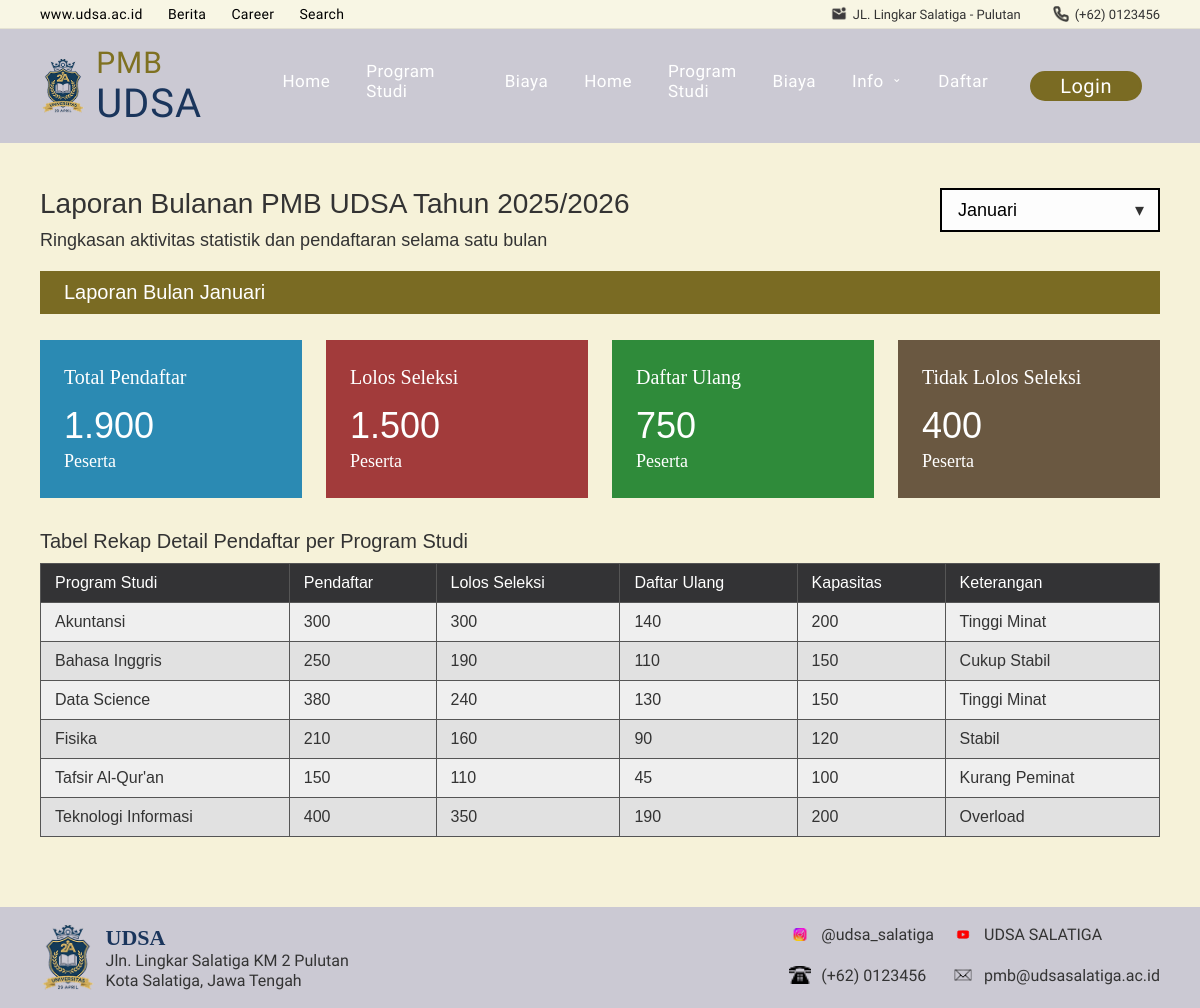
Page /berita.php on the committed database.
### tables this page shows
CREATE TABLE `laporan_bulanan` (
  `id` int(11) NOT NULL,
  `tahun_akademik` varchar(9) NOT NULL,
  `bulan` tinyint(4) NOT NULL,
  `tahun` year(4) NOT NULL,
  `total_pendaftar` int(11) NOT NULL DEFAULT 0,
  `total_lolos` int(11) NOT NULL DEFAULT 0,
  `total_daftar_ulang` int(11) NOT NULL DEFAULT 0,
  `total_tidak_lolos` int(11) NOT NULL DEFAULT 0,
  `created_at` timestamp NOT NULL DEFAULT current_timestamp(),
  `updated_at` timestamp NOT NULL DEFAULT current_timestamp() ON UPDATE current_timestamp()
);

CREATE TABLE `laporan_bulanan_prodi` (
  `id` int(11) NOT NULL,
  `laporan_bulanan_id` int(11) NOT NULL,
  `nama_prodi` varchar(100) NOT NULL,
  `pendaftar` int(11) NOT NULL DEFAULT 0,
  `lolos_seleksi` int(11) NOT NULL DEFAULT 0,
  `daftar_ulang` int(11) NOT NULL DEFAULT 0,
  `kapasitas` int(11) NOT NULL DEFAULT 0,
  `keterangan` varchar(100) DEFAULT NULL,
  `created_at` timestamp NOT NULL DEFAULT current_timestamp(),
  `updated_at` timestamp NOT NULL DEFAULT current_timestamp() ON UPDATE current_timestamp()
);

### berita.php (the view, shortened to what this page needs)
<?php
$host = "localhost";
$user = "root";
$pass = "";
$db   = "pmb_udsa";
$mysqli = new mysqli($host, $user, $pass, $db);
$tahun_akademik_default = "2025/2026";
$tahun_default = 2026;
$bulan_map = [
    1  => "Januari",
    2  => "Februari",
    3  => "Maret",
    4  => "April",
    5  => "Mei",
    6  => "Juni",
    7  => "Juli",
    8  => "Agustus",
    9  => "September",
    10 => "Oktober",
    11 => "November",
    12 => "Desember"
];
$bulan_pilih = isset($_GET['bulan']) ? (int)$_GET['bulan'] : 1;
$stmt = $mysqli->prepare("
    SELECT * FROM laporan_bulanan
    WHERE tahun_akademik = ? AND bulan = ? AND tahun = ?
    LIMIT 1
");
$stmt->bind_param("sii", $tahun_akademik_default, $bulan_pilih, $tahun_default);
$stmt->execute();
$laporan_result = $stmt->get_result();
$laporan = $laporan_result->fetch_assoc();
$total_pendaftar    = $laporan ? (int)$laporan['total_pendaftar'] : 0;
$total_lolos        = $laporan ? (int)$laporan['total_lolos'] : 0;
$total_daftar_ulang = $laporan ? (int)$laporan['total_daftar_ulang'] : 0;
$total_tidak_lolos  = $laporan ? (int)$laporan['total_tidak_lolos'] : 0;
$laporan_id = $laporan ? (int)$laporan['id'] : 0;
$detail_rows = [];
if ($laporan_id > 0) {
    $stmt2 = $mysqli->prepare("
        SELECT * FROM laporan_bulanan_prodi
        WHERE laporan_bulanan_id = ?
        ORDER BY nama_prodi ASC
    ");
    $stmt2->bind_param("i", $laporan_id);
    $stmt2->execute();
    $detail_result = $stmt2->get_result();
    while ($row = $detail_result->fetch_assoc()) {
        $detail_rows[] = $row;
    }
}
$nama_bulan = $bulan_map[$bulan_pilih];
$formAction = $_SERVER['PHP_SELF'];
?>
<!DOCTYPE html>
<html lang="id">
<head>
</head>
<body>
<div class="topbar">
    <div class="topbar-content">
        <div class="topbar-left">
            <a href="home.php">www.udsa.ac.id</a>
            <a href="berita.php">Berita</a>
            <a href="career.php">Career</a>
            <a href="#" onclick="openSearch();return false;">Search</a>
        </div>
        <div class="topbar-right">
            <div class="topbar-item">
                <img src="assets/icons/location.png" class="topbar-icon" alt="">
                <span>JL. Lingkar Salatiga - Pulutan</span>
            </div>
            <div class="topbar-item">
                <img src="assets/icons/phone.png" class="topbar-icon" alt="">
                <span>(+62) 0123456</span>
            </div>
        </div>
    </div>
</div>
<div class="navbar-full">
    <div class="nav-container">
        <div class="brand">
            <img src="assets/images/logo.png" alt="">
            <div>
                <span class="pmb-title">PMB</span>
                <span class="udsa-title">UDSA</span>
            </div>
        </div>
        <div class="menu">
            <a href="home.php">Home</a>
            <a href="prodi.php">Program Studi</a>
            <a href="biaya.php">Biaya</a>
            <div class="menu">
            <a href="home.php">Home</a>
            <a href="prodi.php">Program Studi</a>
            <a href="biaya.php">Biaya</a>
             <div class="menu-info">
                <a href="info.php" class="info-link">Info <span class="caret">⌄</span></a>
            </div>
            <a href="daftar.php">Daftar</a>
            <a href="login.php" class="login">Login</a>
        </div>
    </div>
</div>
<div class="main-panel">
    <div class="wrapper">
        <section class="report-header">
            <div class="report-title-block">
                <h1 class="report-title">Laporan Bulanan PMB UDSA Tahun <?php echo htmlspecialchars($tahun_akademik_default); ?></h1>
                <p class="report-subtitle">
                    Ringkasan aktivitas statistik dan pendaftaran selama satu bulan
                </p>
            </div>
            <div class="month-select-wrapper">
                <form method="get" id="formBulan" action="<?php echo htmlspecialchars($formAction); ?>">
                    <select class="month-select" name="bulan" onchange="document.getElementById('formBulan').submit()">
                        <?php foreach($bulan_map as $num => $nama): ?>
                            <option value="<?php echo $num; ?>" <?php if($num == $bulan_pilih) echo 'selected'; ?>>
                                <?php echo $nama; ?>
                            </option>
                        <?php endforeach; ?>
                    </select>
                </form>
            </div>
        </section>
        <div class="report-month-bar">
            Laporan Bulan <?php echo htmlspecialchars($nama_bulan); ?>
        </div>
        <div class="summary-row">
            <div class="summary-card summary-total">
                <div class="summary-title">Total Pendaftar</div>
                <div class="summary-number"><?php echo number_format($total_pendaftar, 0, ',', '.'); ?></div>
                <div class="summary-caption">Peserta</div>
            </div>
            <div class="summary-card summary-lolos">
                <div class="summary-title">Lolos Seleksi</div>
                <div class="summary-number"><?php echo number_format($total_lolos, 0, ',', '.'); ?></div>
                <div class="summary-caption">Peserta</div>
            </div>
            <div class="summary-card summary-daftar">
                <div class="summary-title">Daftar Ulang</div>
                <div class="summary-number"><?php echo number_format($total_daftar_ulang, 0, ',', '.'); ?></div>
                <div class="summary-caption">Peserta</div>
            </div>
            <div class="summary-card summary-tidak">
                <div class="summary-title">Tidak Lolos Seleksi</div>
                <div class="summary-number"><?php echo number_format($total_tidak_lolos, 0, ',', '.'); ?></div>
                <div class="summary-caption">Peserta</div>
            </div>
        </div>
        <h2 class="report-table-title">Tabel Rekap Detail Pendaftar per Program Studi</h2>
        <div class="table-wrapper">
            <table class="report-table">
                <thead>
                    <tr>
                        <th>Program Studi</th>
                        <th>Pendaftar</th>
                        <th>Lolos Seleksi</th>
                        <th>Daftar Ulang</th>
                        <th>Kapasitas</th>
                        <th>Keterangan</th>
                    </tr>
                </thead>
                <tbody>
                    <?php if (count($detail_rows) > 0): ?>
                        <?php foreach($detail_rows as $d): ?>
                            <tr>
                                <td><?php echo htmlspecialchars($d['nama_prodi']); ?></td>
                                <td><?php echo (int)$d['pendaftar']; ?></td>
                                <td><?php echo (int)$d['lolos_seleksi']; ?></td>
                                <td><?php echo (int)$d['daftar_ulang']; ?></td>
                                <td><?php echo (int)$d['kapasitas']; ?></td>
                                <td><?php echo htmlspecialchars($d['keterangan']); ?></td>
                            </tr>
                        <?php endforeach; ?>
                    <?php endif; ?>
                </tbody>
            </table>
        </div>
    </div>
</div>
<div class="footer-full">
    <div class="footer-container">
        <div class="footer-left">
            <img src="assets/images/logo.png" class="footer-logo" alt="">
            <div class="footer-address">
                <b>UDSA</b><br>
                Jln. Lingkar Salatiga KM 2 Pulutan<br>
                Kota Salatiga, Jawa Tengah
            </div>
        </div>
        <div class="footer-right">
            <div class="footer-item">
                <img src="assets/icons/ig.png" class="footer-icon" alt="">
                <span>@udsa_salatiga</span>
            </div>
            <div class="footer-item">
                <img src="assets/icons/yt.png" class="footer-icon" alt="">
                <span>UDSA SALATIGA</span>
            </div>
            <div class="footer-item">
                <img src="assets/icons/telp.png" class="footer-icon" alt="">
                <span>(+62) 0123456</span>
            </div>
            <div class="footer-item">
                <img src="assets/icons/mail.png" class="footer-icon" alt="">
                <span>pmb@udsasalatiga.ac.id</span>
            </div>
        </div>
    </div>
</div>
</body>
</html>

### rows in the picture
laporan_bulanan: total_pendaftar "1.900", total_lolos "1.500", total_daftar_ulang "750", total_tidak_lolos "400"
laporan_bulanan_prodi: nama_prodi "Akuntansi", pendaftar "300", lolos_seleksi "300", daftar_ulang "140", kapasitas "200", keterangan "Tinggi Minat"
laporan_bulanan_prodi: nama_prodi "Bahasa Inggris", pendaftar "250", lolos_seleksi "190", daftar_ulang "110", kapasitas "150", keterangan "Cukup Stabil"
laporan_bulanan_prodi: nama_prodi "Data Science", pendaftar "380", lolos_seleksi "240", daftar_ulang "130", kapasitas "150", keterangan "Tinggi Minat"
laporan_bulanan_prodi: nama_prodi "Fisika", pendaftar "210", lolos_seleksi "160", daftar_ulang "90", kapasitas "120", keterangan "Stabil"
laporan_bulanan_prodi: nama_prodi "Tafsir Al-Qur'an", pendaftar "150", lolos_seleksi "110", daftar_ulang "45", kapasitas "100", keterangan "Kurang Peminat"
laporan_bulanan_prodi: nama_prodi "Teknologi Informasi", pendaftar "400", lolos_seleksi "350", daftar_ulang "190", kapasitas "200", keterangan "Overload"

### other values in the picture
$tahun_akademik_default "2025/2026"
$nama_bulan "Januari"
form field bulan "Januari"
